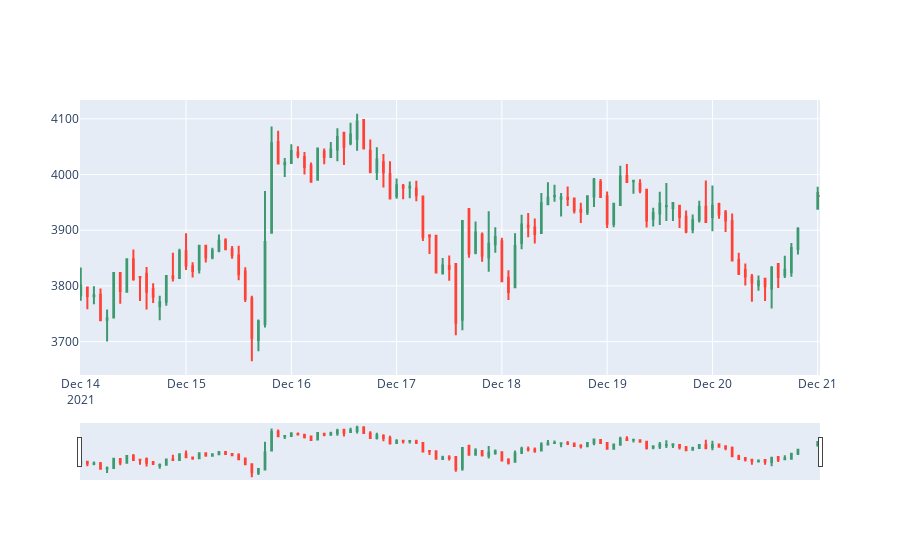

Write notebook code for a chart like this one.
### Code cell
# chart 
fig =go.Figure()

#candlesticks
fig.add_trace(go.Candlestick(x=data.index,
             open=data['Open'],
             high=data['High'],
             low=data['Low'],
             close=data['Close'], name='market data'))

#show
fig.show()
